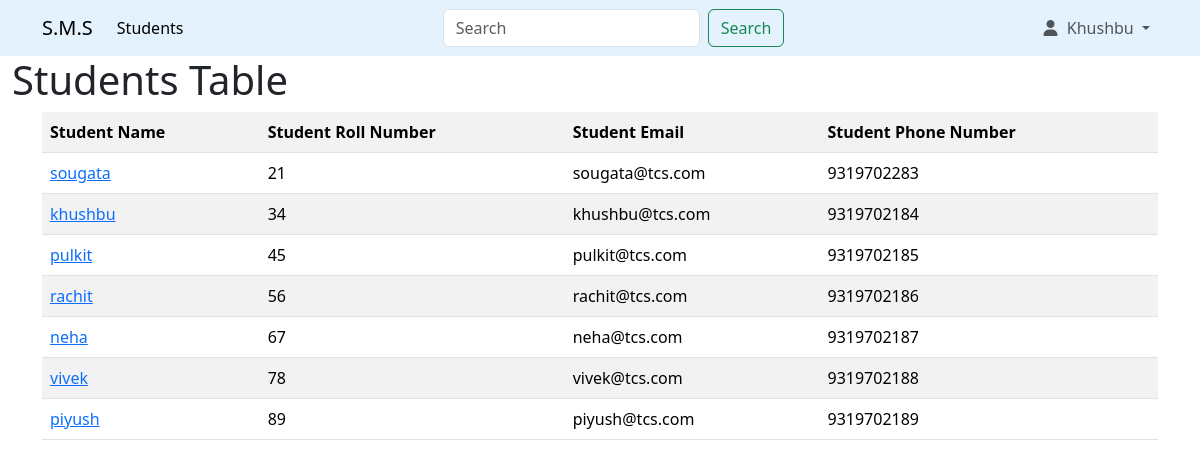
The app's page /view.php (signed in) with its own data.
### tables this page shows
CREATE TABLE `students` (
  `id` int NOT NULL AUTO_INCREMENT,
  `name` varchar(128) DEFAULT NULL,
  `roll_no` int DEFAULT NULL,
  `phone_number` text,
  `email` text,
  `username` text,
  `password` text,
  `img` text,
  PRIMARY KEY (`id`)
);

### view.php (the view, shortened to what this page needs)
<?php
$conn = getDB();
$sql_query = "SELECT * FROM students";
$result = mysqli_query($conn, $sql_query);
$rows = mysqli_fetch_all($result, MYSQLI_ASSOC);
?>
<?php require "includes/header.php" ?>
<div>
    <h1 class="student-table-txt">Students Table</h1>
</div>
<div class="container">
    <?php if (empty($rows)) : ?>
        <h1>Add Some Students</h1>
    <?php else : ?>
        <table class="table table-striped">
            <tr>
                <th>Student Name</th>
                <th>Student Roll Number</th>
                <th>Student Email</th>
                <th>Student Phone Number</th>
            </tr>
            <?php foreach ($rows as $row) : ?>
                <tr>
                    <td><a href="profile.php?id=<?php echo $row["id"] ?>"><?php echo $row["name"] ?></a></td>
                    <td><?php echo $row["roll_no"] ?></td>
                    <td><?php echo $row["email"] ?></td>
                    <td><?php echo $row["phone_number"] ?></td>
                </tr>
            <?php endforeach; ?>
        </table>
    <?php endif; ?>
</div>
<?php require "includes/footer.php" ?>

### records on screen
students: name "sougata", roll_no "21", email "sougata@tcs.com", phone_number "9319702283"
students: name "khushbu", roll_no "34", email "khushbu@tcs.com", phone_number "9319702184"
students: name "pulkit", roll_no "45", email "pulkit@tcs.com", phone_number "9319702185"
students: name "rachit", roll_no "56", email "rachit@tcs.com", phone_number "9319702186"
students: name "neha", roll_no "67", email "neha@tcs.com", phone_number "9319702187"
students: name "vivek", roll_no "78", email "vivek@tcs.com", phone_number "9319702188"
students: name "piyush", roll_no "89", email "piyush@tcs.com", phone_number "9319702189"

### other values on screen
$_SESSION["name"] "Khushbu"
